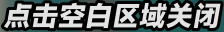
#> input picture src/click_bank_close.png, 224 x 32 px
$ python -i detector.py   (imports and definitions only)
#> lines starting #> are read from the running program, lines starting #| are printed output that depends on the picture
#> further down, picture is the input picture: shape (32, 224, 3); mean B, G, R 104.7, 105.1, 99.3
# src/detector.py
import os
import sys
from enum import Enum, auto
import cv2
import numpy as np
from PIL import Image
import config


class GameState(Enum):
    IDLE = auto()
    BITE = auto()
    FISHING = auto()
    RESULT = auto()   # 结算/结果界面


def _try_load_template(filename: str) -> np.ndarray | None:
    """加载模板图片，兼容 PyInstaller 打包后的路径和 cv2 解码问题。"""
    # 定位资源目录
    if hasattr(sys, '_MEIPASS'):
        base = os.path.join(sys._MEIPASS, 'src')
    else:
        base = os.path.dirname(os.path.abspath(__file__))

    path = os.path.join(base, filename)

    # 优先 cv2 直接读（最快）
    tpl = cv2.imread(path, cv2.IMREAD_GRAYSCALE)
    if tpl is not None:
        return tpl

    # cv2 失败 → 用 PIL 读再转（解决打包后 PNG 解码 DLL 缺失问题）
    try:
        pil_img = Image.open(path).convert('L')
        tpl = np.array(pil_img, dtype=np.uint8)
        return tpl
    except Exception:
        return None


class StateDetector:

    def __init__(self):
        self._marker_template = _try_load_template('marker_template.png')
        self._result_template = _try_load_template('click_bank_close.png')
#> call 2 of _try_load_template, with filename = 'click_bank_close.png'
#> in _try_load_template (call 2), `tpl = cv2.imread(path, cv2.IMREAD_GRAYSCALE)`:
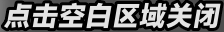
#> tpl: shape (32, 224); min 0, max 227, mean 103.7
        self._last_px: int | None = None

    # [9 lines left out: function detect_state, not called in this run]

    def detect_fishing_positions(self, frame: np.ndarray) -> tuple[int | None, int | None, int | None]:
        """返回 (fish_left, fish_right, player_x)。"""
        h, w = frame.shape[:2]
#> h = 32; w = 224
        bx1 = int(w * config.BAR_X_START_RATIO)
#> bx1 = 33
        bx2 = int(w * config.BAR_X_END_RATIO)
#> bx2 = 190
        by1 = int(h * config.BAR_Y_START_RATIO)
#> by1 = 1
        by2 = int(h * config.BAR_Y_END_RATIO)
#> by2 = 5

        bar = frame[by1:by2, bx1:bx2]
        bar_hsv = cv2.cvtColor(bar, cv2.COLOR_BGR2HSV)

        fish_left, fish_right = self._find_slider(bar_hsv)
#> in _find_slider, `cols = np.where(mask.any(axis=0))[0]`: cols = empty array

        # 竖线搜索区域比滑块区域宽 3%，确保边缘也能检测到
        mx1 = int(w * max(0, config.BAR_X_START_RATIO - 0.03))
#> mx1 = 26
        mx2 = int(w * min(1.0, config.BAR_X_END_RATIO + 0.03))
#> mx2 = 197
        marker_region = frame[by1:by2, mx1:mx2]
        marker_hsv = cv2.cvtColor(marker_region, cv2.COLOR_BGR2HSV)
        margin = bx1 - mx1  # bar 坐标 = marker 坐标 - margin
#> margin = 7

        # 玩家竖线：先模板匹配，再颜色法，最后亮度差降级
        player_x = self._find_marker_tmpl(frame) if fish_left is not None else None
        if player_x is not None:
            player_x = player_x - bx1  # 转 bar 坐标系
        else:
            player_x = self._find_marker_color(marker_hsv) if fish_left is not None else None
            if player_x is not None:
                player_x = player_x - margin  # 从 marker 区域坐标转 bar 坐标
        if player_x is None:
            # 颜色法也失败时，降级为亮度差法
            player_x = self._find_marker_brightness(bar_hsv) if fish_left is not None else None

        # 过滤假阳性
        if fish_left is not None and fish_right is not None and player_x is not None:
            fish_center = (fish_left + fish_right) / 2
            if abs(player_x - fish_center) > config.PLAYER_MAX_DIST_FROM_FISH:
                player_x = None

        # 时间平滑：限制每帧最大位移 60px（防跳变，同时允许随真实移动逐渐到达边缘）
        if fish_left is not None:
            if player_x is not None:
                if self._last_px is not None:
                    diff = player_x - self._last_px
                    if abs(diff) > 60:
                        player_x = self._last_px + (60 if diff > 0 else -60)
                self._last_px = player_x
            elif self._last_px is not None:
                # 本帧未检测到竖线，用上一帧位置兜底（避免短暂检测失败就松手跑鱼）
                player_x = self._last_px
        else:
            self._last_px = None  # 钓鱼条消失时重置，避免跨会话干扰

        return fish_left, fish_right, player_x

    # [42 lines left out: functions _is_bar_visible, _is_bite, _is_result_screen, not called in this run]

    def _slider_mask(self, hsv: np.ndarray) -> np.ndarray:
        return (
            (hsv[:, :, 0] >= config.SLIDER_H_LOW) &
            (hsv[:, :, 0] <= config.SLIDER_H_HIGH) &
            (hsv[:, :, 1] > config.SLIDER_S_MIN) &
            (hsv[:, :, 2] > config.SLIDER_V_MIN)
        )

    def _find_slider(self, bar_hsv: np.ndarray) -> tuple[int | None, int | None]:
        mask = self._slider_mask(bar_hsv)
        cols = np.where(mask.any(axis=0))[0]
        if len(cols) == 0:
            return None, None
        # 分组为连续段，取最宽的段（右侧常有1-4px虚假段）
        segments: list[tuple[int, int]] = []
        s = p = int(cols[0])
        for c in cols[1:]:
            if c - p > 5:
                segments.append((s, p))
                s = int(c)
            p = int(c)
        segments.append((s, p))
        best = max(segments, key=lambda g: g[1] - g[0])
        return best[0], best[1]

    # [89 lines left out: functions _marker_mask, _find_marker_color, _find_marker_tmpl, _find_marker_brightness, not called in this run]

>>> import cv2
>>> picture = cv2.imread('click_bank_close.png')
>>> result = StateDetector().detect_fishing_positions(picture)
